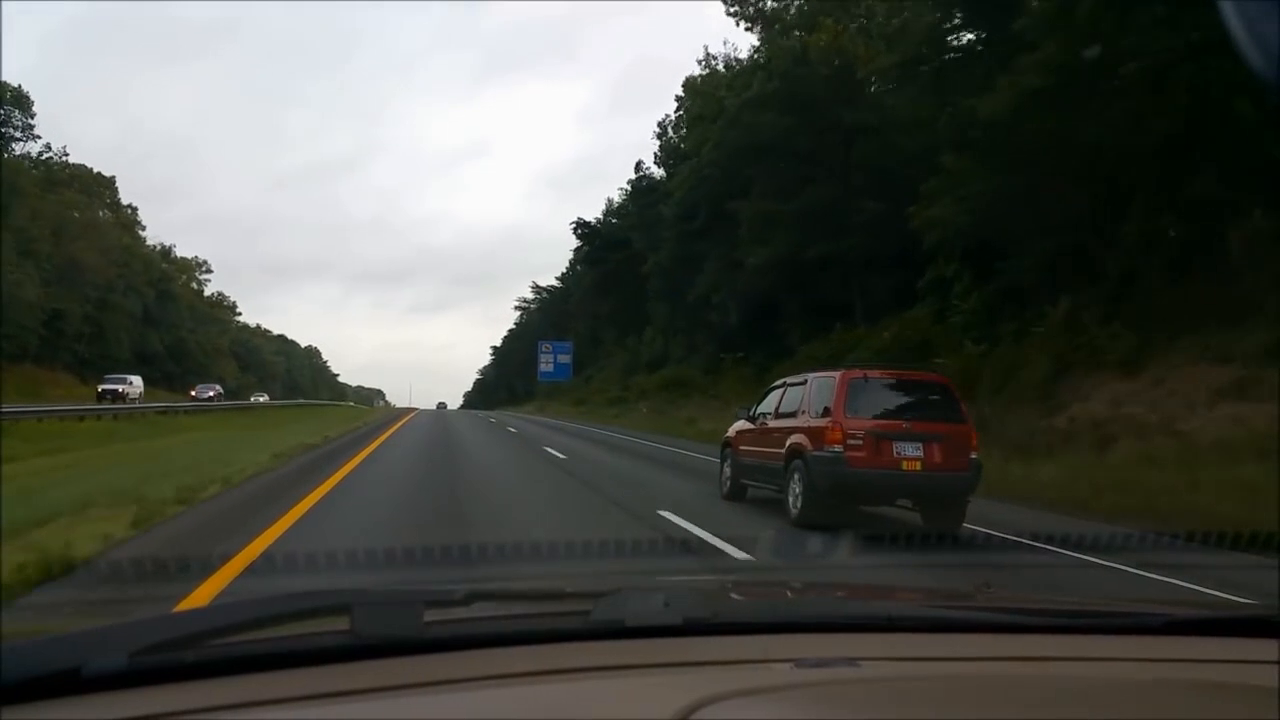
#> input picture test_images/frame-405.jpg, 1280 x 720 px; its folder holds only this picture in this run
$ python lane_finder.py   (older library calls are emulated)
#> lines starting #> are read from the running program, lines starting #| are printed output that depends on the picture; after the words box and inside, x2 and y2 are one past the last pixel; in counts of white or black regions, pixels touching at a corner belong together
#> (reads calib.p from the repository)
#> (reads projection.p from the repository)
#> further down, img is the input picture: shape (720, 1280, 3) float32; mean R, G, B 0.302, 0.311, 0.283
"""Example Google style docstrings.

This module is used to define two classes for advanced lane finding project. First one is LaneFinder, a class used to
find the whole lane on the road.

"""


import pickle
import matplotlib.pyplot as plt
import matplotlib.image as mpimg
from moviepy.editor import VideoFileClip
import cv2
import os
import numpy as np
import settings
import math
from settings import CALIB_FILE_NAME, PERSPECTIVE_FILE_NAME

def get_center_shift(coeffs, img_size, pixels_per_meter):
    return np.polyval(coeffs, img_size[1]/pixels_per_meter[1]) - (img_size[0]//2)/pixels_per_meter[0]

def get_curvature(coeffs, img_size, pixels_per_meter):
    return ((1 + (2*coeffs[0]*img_size[1]/pixels_per_meter[1] + coeffs[1])**2)**1.5) / np.absolute(2*coeffs[0])


class LaneLineFinder:
    def __init__(self, img_size, pixels_per_meter, center_shift):
        self.found = False
        self.poly_coeffs = np.zeros(3, dtype=np.float32)
        self.coeff_history = np.zeros((3, 7), dtype=np.float32)
        self.img_size = img_size
        self.pixels_per_meter = pixels_per_meter
        self.line_mask = np.ones((img_size[1], img_size[0]), dtype=np.uint8)
        self.other_line_mask = np.zeros_like(self.line_mask)
        self.line = np.zeros_like(self.line_mask)
        self.num_lost = 0
        self.still_to_find = 1
        self.shift = center_shift
        self.first = True
        self.stddev = 0

    def reset_lane_line(self):
        self.found = False
        self.poly_coeffs = np.zeros(3, dtype=np.float32)
        self.line_mask[:] = 1
        self.first = True

    # [104 lines left out: functions one_lost, one_found, fit_lane_line, get_line_points, get_other_line_points, find_lane_line, not called in this run]

# class that finds the whole lane
class LaneFinder:
    def __init__(self, img_size, warped_size, cam_matrix, dist_coeffs, transform_matrix, pixels_per_meter, warning_icon):
#> called with img_size = (1280, 720), warped_size = (500, 600), cam_matrix = array of shape (3, 3), dist_coeffs = array of shape (1, 5), transform_matrix = array of shape (3, 3), pixels_per_meter = (46.57, 33.07), warning_icon = 'warning.png'
        self.found = False
        self.cam_matrix = cam_matrix
        self.dist_coeffs = dist_coeffs
        self.img_size = img_size
        self.warped_size = warped_size
        self.mask = np.zeros((warped_size[1], warped_size[0], 3), dtype=np.uint8)
        self.roi_mask = np.ones((warped_size[1], warped_size[0], 3), dtype=np.uint8)
        self.total_mask = np.zeros_like(self.roi_mask)
        self.warped_mask = np.zeros((self.warped_size[1], self.warped_size[0]), dtype=np.uint8)
        self.M = transform_matrix
        self.count = 0
        self.left_line = LaneLineFinder(warped_size, pixels_per_meter, -1.8288)  # 6 feet in meters
        self.right_line = LaneLineFinder(warped_size, pixels_per_meter, 1.8288)
        if (warning_icon is not None):
            self.warning_icon=np.array(mpimg.imread(warning_icon)*255, dtype=np.uint8)
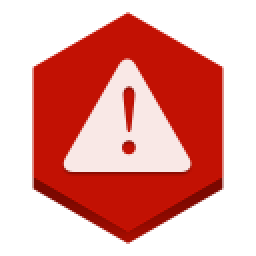
#> input picture warning.png, 128 x 128 px (shown 2 times larger)
        else:
            self.warning_icon=None

    def undistort(self, img):
        return cv2.undistort(img, self.cam_matrix, self.dist_coeffs)
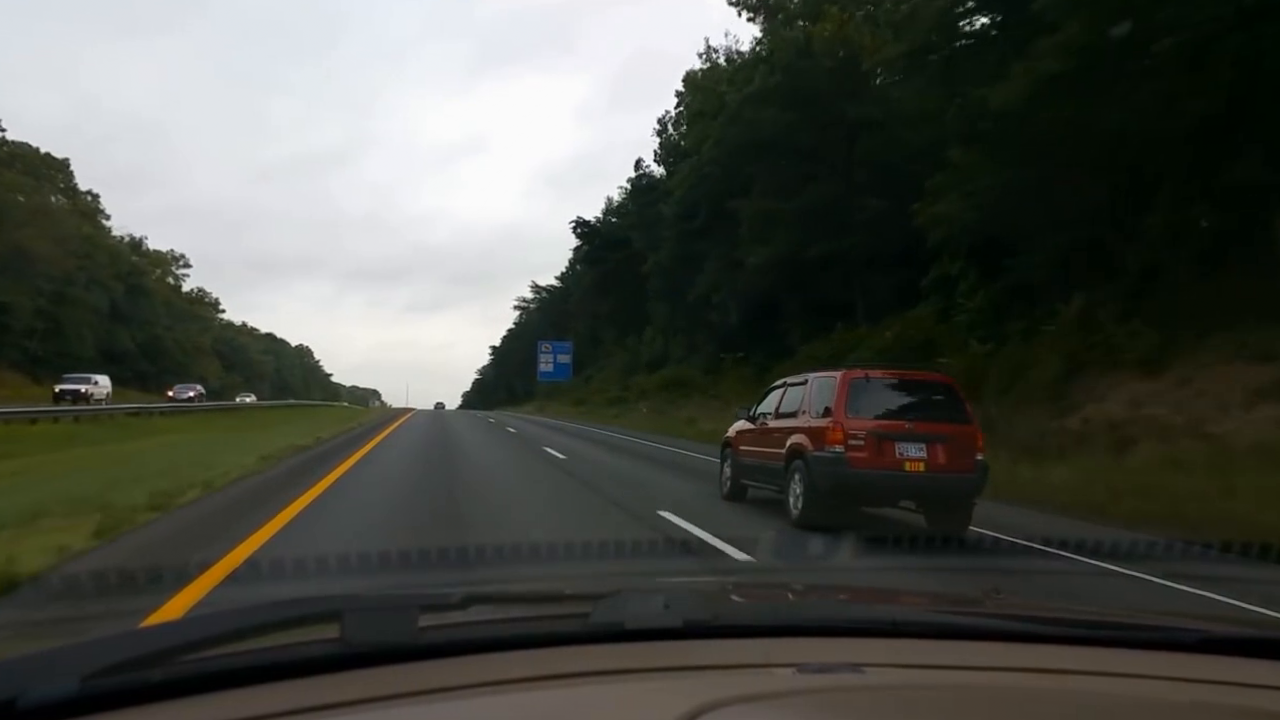
#> returned value: shape (720, 1280, 3) float32; mean of channels 0, 1, 2 0.306, 0.314, 0.287; drawn as R, G, B

    def warp(self, img):
        return cv2.warpPerspective(img, self.M, self.warped_size, flags=cv2.WARP_FILL_OUTLIERS+cv2.INTER_CUBIC)
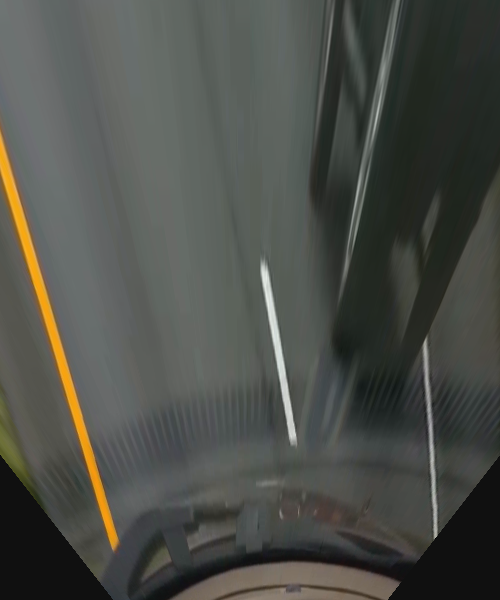
#> returned value: shape (600, 500, 3) float32; mean of channels 0, 1, 2 0.186, 0.193, 0.175; drawn with min black and max white

    def unwarp(self, img):
        return cv2.warpPerspective(img, self.M, self.img_size, flags=cv2.WARP_FILL_OUTLIERS +
                                                                     cv2.INTER_CUBIC+cv2.WARP_INVERSE_MAP)

    # [6 lines left out: function equalize_lines, not called in this run]

    def find_lane(self, img, distorted=True, reset=False):
        # undistort, warp, change space, filter
        if distorted:
            img = self.undistort(img)
        if reset:
            self.left_line.reset_lane_line()
            self.right_line.reset_lane_line()

        img = self.warp(img)
        img_hls = cv2.cvtColor(img, cv2.COLOR_RGB2HLS)
#> img_hls: shape (600, 500, 3) float32; mean of channels 0, 1, 2 116.9, 0.2, 0.1
        img_hls = cv2.medianBlur(img_hls, 5)
#> img_hls: shape (600, 500, 3) float32; mean of channels 0, 1, 2 116.5, 0.2, 0.1
        img_lab = cv2.cvtColor(img, cv2.COLOR_RGB2LAB)
#> img_lab: shape (600, 500, 3) float32; mean of channels 0, 1, 2 20, -1.4, 2.4
        img_lab = cv2.medianBlur(img_lab, 5)
#> img_lab: shape (600, 500, 3) float32; mean of channels 0, 1, 2 19.9, -1.4, 2.4

        big_kernel = cv2.getStructuringElement(cv2.MORPH_ELLIPSE, (31, 31))
        small_kernel = cv2.getStructuringElement(cv2.MORPH_RECT, (7, 7))

        greenery = (img_lab[:, :, 2].astype(np.uint8) > 130) & cv2.inRange(img_hls, (0, 0, 50), (35, 190, 255))
#> greenery: shape (600, 500); every value is 0

        road_mask = np.logical_not(greenery).astype(np.uint8) & (img_hls[:, :, 1] < 250)
#> road_mask: shape (600, 500); every value is 1
        road_mask = cv2.morphologyEx(road_mask, cv2.MORPH_OPEN, small_kernel)
        road_mask = cv2.dilate(road_mask, big_kernel)

        img2, contours, hierarchy = cv2.findContours(road_mask, cv2.RETR_LIST, cv2.CHAIN_APPROX_NONE)
#> contours = 1 contour; box (x1, y1, x2, y2) and area: (0, 0, 500, 600) 298901

        biggest_area = 0
        for contour in contours:
            area = cv2.contourArea(contour)
            if area>biggest_area:
                biggest_area = area
                biggest_contour = contour
#> this loop made 1 pass
#> (area, biggest_area) on pass 1: (298901, 298901)
#> after the loop, biggest_area = 298901; biggest_contour = contour of 2196 points, box (x1, y1, x2, y2) (0, 0, 500, 600), area 298901
        road_mask = np.zeros_like(road_mask)
        cv2.fillPoly(road_mask, [biggest_contour],  1)

        self.roi_mask[:, :, 0] = (self.left_line.line_mask | self.right_line.line_mask) & road_mask
#> self.roi_mask: shape (600, 500, 3); every value is 1
        self.roi_mask[:, :, 1] = self.roi_mask[:, :, 0]
        self.roi_mask[:, :, 2] = self.roi_mask[:, :, 0]

        kernel = cv2.getStructuringElement(cv2.MORPH_ELLIPSE, (7, 3))
        black = cv2.morphologyEx(img_lab[:,:, 0], cv2.MORPH_TOPHAT, kernel)
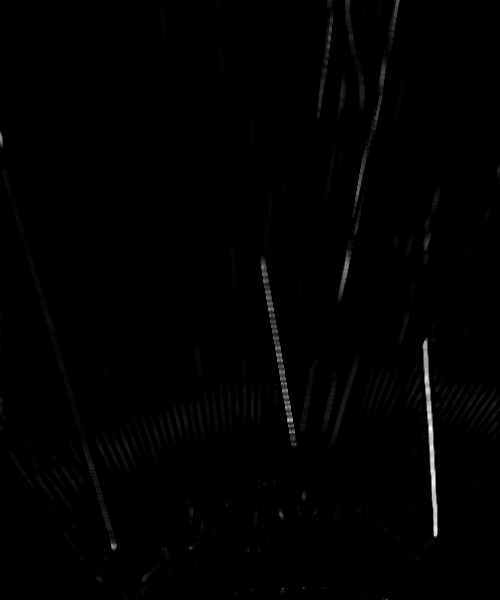
#> black: shape (600, 500) float32; min 0, max 33.43, mean 0.2; drawn with min black and max white
        lanes = cv2.morphologyEx(img_hls[:,:,1], cv2.MORPH_TOPHAT, kernel)

        kernel = cv2.getStructuringElement(cv2.MORPH_RECT, (13, 13))
        lanes_yellow = cv2.morphologyEx(img_lab[:, :, 2], cv2.MORPH_TOPHAT, kernel)
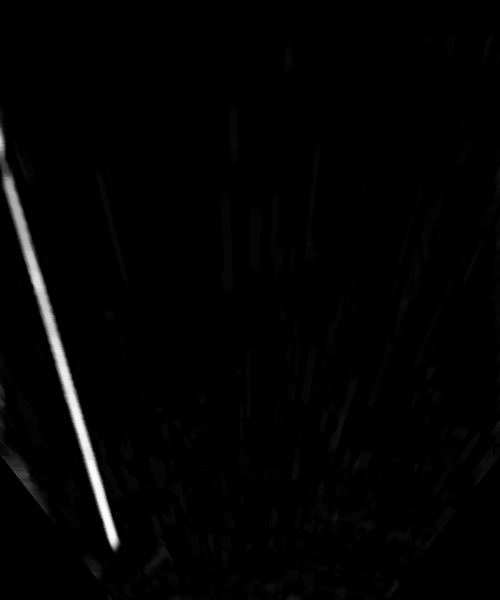
#> lanes_yellow: shape (600, 500) float32; min 0, max 56.91, mean 0.8; drawn with min black and max white

#> (the run stopped early here; a loop or call above may not have finished)
